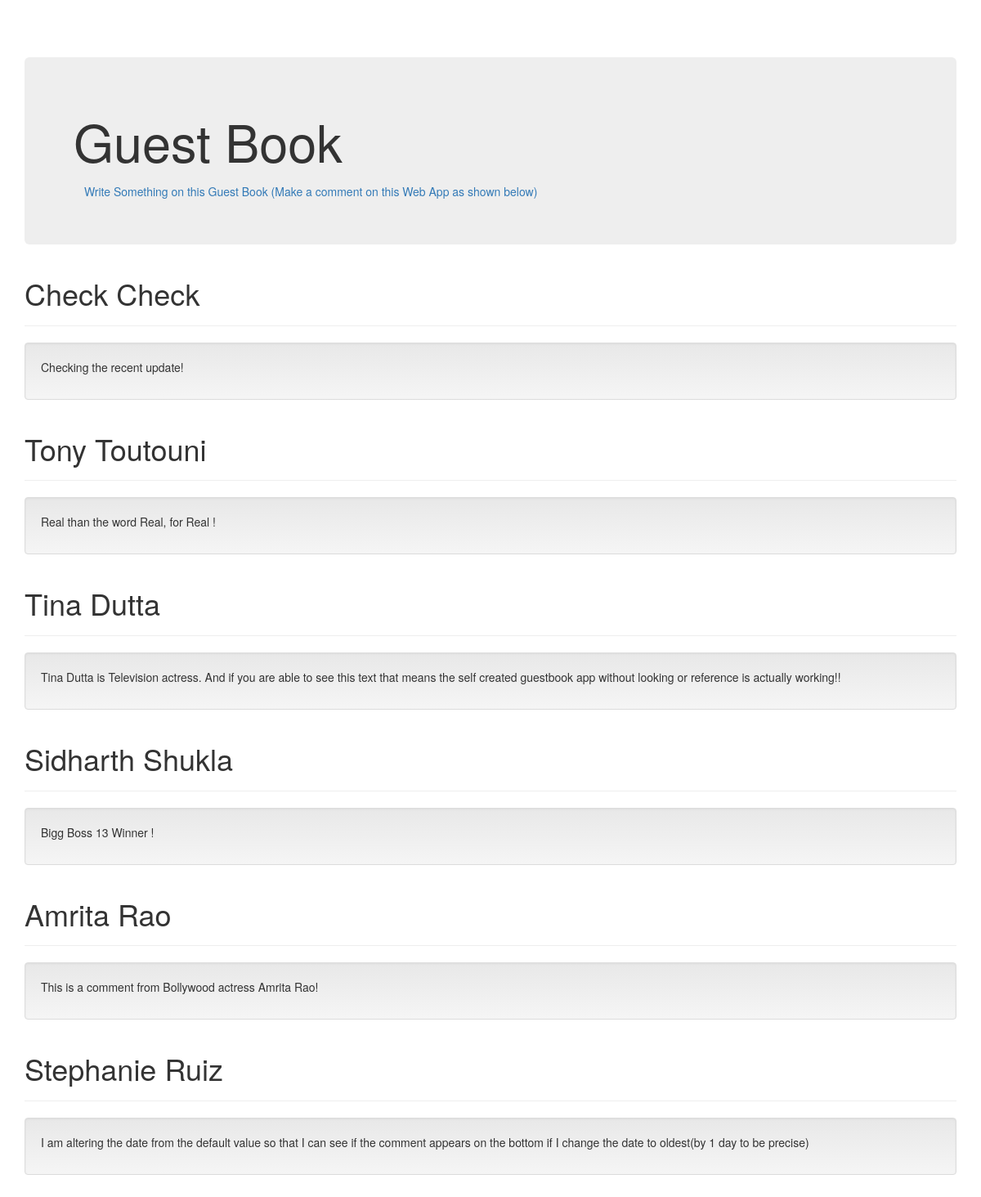
Page /guestbook/ on the committed database.
### guestbook/models.py (models this page shows, shortened)
class Comment(models.Model):
    name = models.CharField(max_length=20)
    comment = models.TextField()
    date_added = models.DateTimeField(default=timezone.now)

### guestbook/views.py (the view)
# urls.py: path('', views.index, name='index'),
def index(request):
    comment = Comment.objects.order_by('-date_added')
    context = {'comment': comment}
    return render(request, 'guestbook/index.html', context)

### guestbook/templates/guestbook/index.html (shortened to what this page needs)
{% load static %}
<!DOCTYPE html>
<html lang="en">
  <head>
    <link href="{% static 'guestbook/bootstrap.min.css'%}" rel="stylesheet">
    <link href="{% static 'guestbook/bootstrap-theme.min.css'%}" rel="stylesheet">
    <link href="{% static 'guestbook/theme.css'%}" rel="stylesheet">
  </head>
  <body>
    <div class="container theme-showcase" role="main">
      <div class="jumbotron">
        <h1>Guest Book</h1>
        <a type="button" class="btn btn-link" href="{% url 'sign' %}">Write Something on this Guest Book
        (Make a comment on this Web App as shown below)</a>
      </div>
        {% for c in comment %}
      <div class="page-header">
        <h1>{{ c.name }}</h1>
      </div>
      <div class="well">
        <p>{{ c.comment }}</p>
      </div>
        {% endfor %}
    </div>
  </body>
</html>

### guestbook/static/guestbook/theme.css (style rules this page uses)
body { padding-top: 70px; padding-bottom: 30px; }

### rows in the picture
Comment: name "Check Check", comment "Checking the recent update!"
Comment: name "Tony Toutouni", comment "Real than the word Real, for Real !"
Comment: name "Tina Dutta", comment "Tina Dutta is Television actress. And if you are able to see this text that means the self created guestbook app without looking or reference is actually working!!"
Comment: name "Sidharth Shukla", comment "Bigg Boss 13 Winner !"
Comment: name "Amrita Rao", comment "This is a comment from Bollywood actress Amrita Rao!"
Comment: name "Stephanie Ruiz", comment "I am altering the date from the default value so that I can see if the comment appears on the bottom if I change the date to oldest(by 1 day to be precise)"
